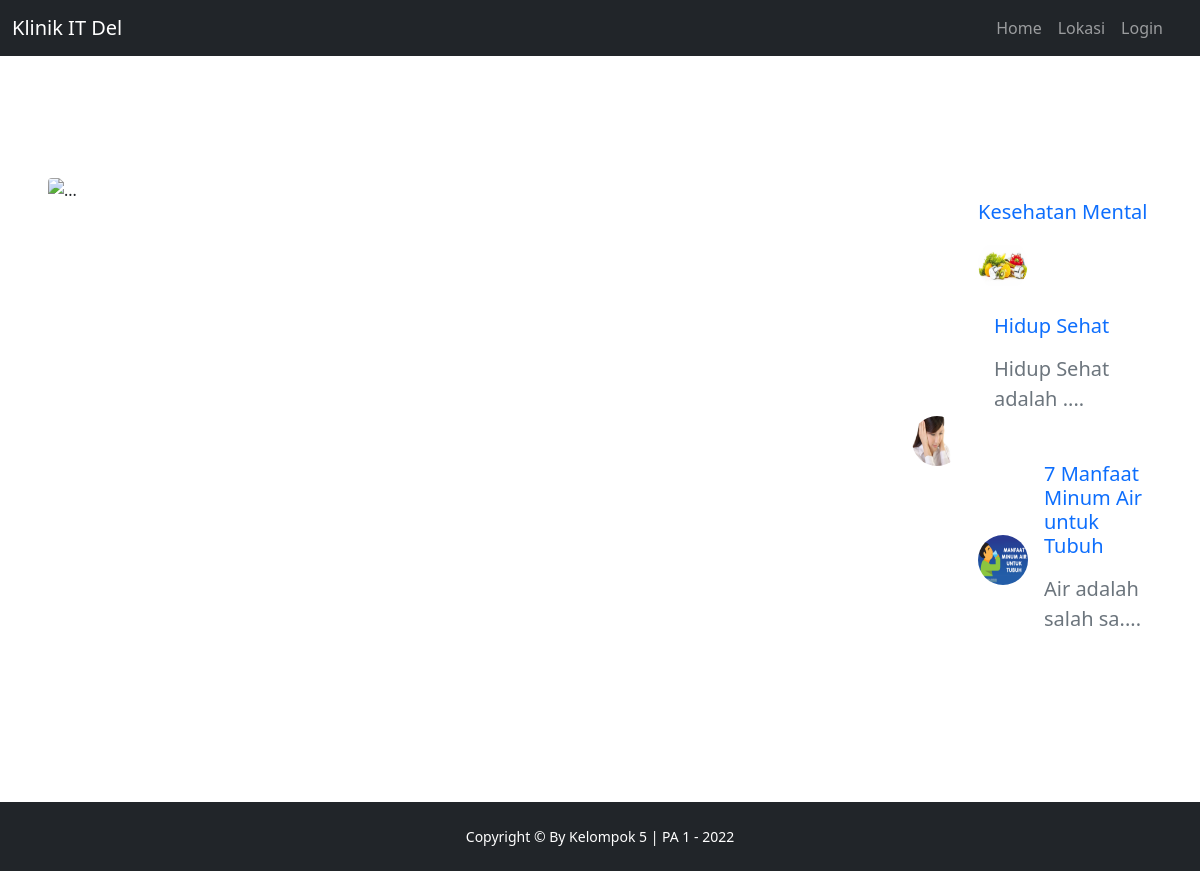
The page /views/admin/detail_artikel.php on the database its author committed.
### tables this page shows
CREATE TABLE `artikel` (
  `id` INT(11) NOT NULL AUTO_INCREMENT,
  `judul_artikel` VARCHAR(100) NOT NULL,
  `deskripsi_artikel` TEXT NOT NULL,
  `lampiran` VARCHAR(100) NOT NULL,
  `tanggal_artikel` DATETIME NOT NULL,
  `user_id` INT(100) DEFAULT NULL,
  PRIMARY KEY (`id`),
  KEY `user_id` (`user_id`),
  CONSTRAINT `artikel_ibfk_1` FOREIGN KEY (`user_id`) REFERENCES `user` (`id`)
);

### views/admin/detail_artikel.php (the view, shortened to what this page needs)
<?php
include("view-header.php");
?>
<?php
$query = mysqli_query($connect, "SELECT * FROM artikel WHERE id='$_GET[id]'");
$data  = mysqli_fetch_array($query);
$query2 = mysqli_query($connect, "SELECT * FROM artikel WHERE id != '$_GET[id]'");
?>
<!DOCTYPE html>
<html lang="en">
    <body class="d-flex flex-column">
        <main class="flex-shrink-0">
            <section class="py-5">
                <div class="container px-5 my-5">
                    <div class="row gx-5">
                        <div class="col-lg-9">
                            <article>
                                <figure class="mb-4"><img class="img-fluid rounded" src="<?php echo $data['lampiran'] ?>" max-width:600px alt="..." /></figure>
                            </article>
                        </div>
                        <div class="col-lg-3">
                        <?php
                            while ($data2 = mysqli_fetch_assoc($query2))
                            {
                                echo '<div class="d-flex align-items-center mt-lg-5 mb-4">';
                                echo '<img class="img-fluid rounded-circle" src="'.$data2['lampiran'].'" style="height:50px; width:50px" alt="..." />';
                                echo '<div class="ms-3">';
                                    echo '<h5 class="card-title mb-3"><a style="text-decoration:none" href="./detail_artikel?id='.$data2['id'].'">'.$data2['judul_artikel'].'</a></h5>';
                                    echo '<div class="text-muted">'.substr($data2['deskripsi_artikel'], 0, 40).'....</div>';
                                echo '</div>';
                            echo '</div>';
                            }
                        ?>
                        </div>
                    </div>
                </div>
            </section>
        </main>
    </body>
</html>
<?php
include("view-footer.php");
?>

### views/admin/view-header.php (style rules this page uses)
@media (min-width: 1200px) { .container { max-width: 1200px; } }

### rows shown on the page
artikel: lampiran (picture), judul_artikel "Kesehatan Mental"
artikel: lampiran (picture), judul_artikel "Hidup Sehat", deskripsi_artikel "Hidup Sehat adalah"
artikel: lampiran (picture), judul_artikel "7 Manfaat Minum Air untuk Tubuh", deskripsi_artikel "Air adalah salah sa"
